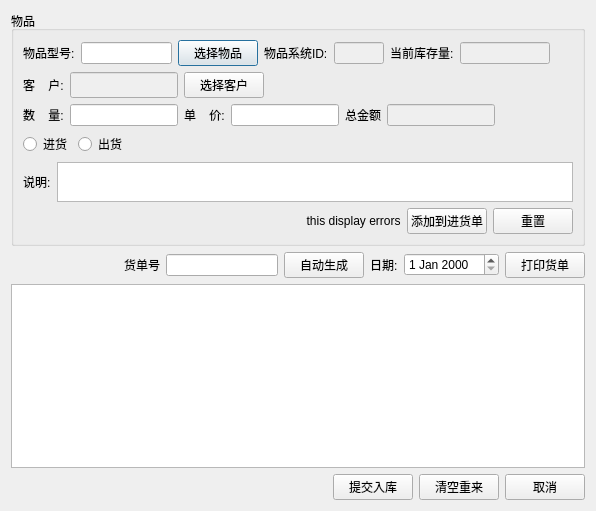
<?xml version="1.0" encoding="UTF-8"?>
<ui version="4.0">
 <class>Dialog</class>
 <widget class="QDialog" name="Dialog">
  <property name="geometry">
   <rect>
    <x>0</x>
    <y>0</y>
    <width>596</width>
    <height>511</height>
   </rect>
  </property>
  <property name="windowTitle">
   <string>Dialog</string>
  </property>
  <layout class="QVBoxLayout" name="verticalLayout_2">
   <item>
    <layout class="QHBoxLayout" name="horizontalLayout_9">
     <item>
      <widget class="QGroupBox" name="groupBox">
       <property name="title">
        <string>物品</string>
       </property>
       <layout class="QVBoxLayout" name="verticalLayout">
        <item>
         <layout class="QHBoxLayout" name="horizontalLayout_8">
          <item>
           <widget class="QLabel" name="label_6">
            <property name="text">
             <string>物品型号:</string>
            </property>
           </widget>
          </item>
          <item>
           <widget class="QLineEdit" name="lineEdit_articlename">
            <property name="sizePolicy">
             <sizepolicy hsizetype="Preferred" vsizetype="Fixed">
              <horstretch>0</horstretch>
              <verstretch>0</verstretch>
             </sizepolicy>
            </property>
           </widget>
          </item>
          <item>
           <widget class="QPushButton" name="pushButton_selectArticle">
            <property name="text">
             <string>选择物品</string>
            </property>
            <property name="flat">
             <bool>false</bool>
            </property>
           </widget>
          </item>
          <item>
           <widget class="QLabel" name="label_8">
            <property name="text">
             <string>物品系统ID:</string>
            </property>
           </widget>
          </item>
          <item>
           <widget class="QLineEdit" name="lineEdit_articleid">
            <property name="enabled">
             <bool>false</bool>
            </property>
            <property name="sizePolicy">
             <sizepolicy hsizetype="Minimum" vsizetype="Fixed">
              <horstretch>0</horstretch>
              <verstretch>0</verstretch>
             </sizepolicy>
            </property>
            <property name="maximumSize">
             <size>
              <width>50</width>
              <height>16777215</height>
             </size>
            </property>
           </widget>
          </item>
          <item>
           <widget class="QLabel" name="label_10">
            <property name="text">
             <string>当前库存量:</string>
            </property>
           </widget>
          </item>
          <item>
           <widget class="QLineEdit" name="lineEdit_remain">
            <property name="enabled">
             <bool>false</bool>
            </property>
            <property name="sizePolicy">
             <sizepolicy hsizetype="Preferred" vsizetype="Fixed">
              <horstretch>0</horstretch>
              <verstretch>0</verstretch>
             </sizepolicy>
            </property>
           </widget>
          </item>
          <item>
           <spacer name="horizontalSpacer_7">
            <property name="orientation">
             <enum>Qt::Horizontal</enum>
            </property>
            <property name="sizeHint" stdset="0">
             <size>
              <width>40</width>
              <height>20</height>
             </size>
            </property>
           </spacer>
          </item>
         </layout>
        </item>
        <item>
         <layout class="QHBoxLayout" name="horizontalLayout_3">
          <item>
           <widget class="QLabel" name="label_9">
            <property name="text">
             <string>客    户:</string>
            </property>
           </widget>
          </item>
          <item>
           <widget class="QLineEdit" name="lineEdit_client">
            <property name="enabled">
             <bool>false</bool>
            </property>
            <property name="sizePolicy">
             <sizepolicy hsizetype="Preferred" vsizetype="Preferred">
              <horstretch>0</horstretch>
              <verstretch>0</verstretch>
             </sizepolicy>
            </property>
           </widget>
          </item>
          <item>
           <widget class="QPushButton" name="pushButton_selectclient">
            <property name="text">
             <string>选择客户</string>
            </property>
            <property name="flat">
             <bool>false</bool>
            </property>
           </widget>
          </item>
          <item>
           <spacer name="horizontalSpacer">
            <property name="orientation">
             <enum>Qt::Horizontal</enum>
            </property>
            <property name="sizeHint" stdset="0">
             <size>
              <width>40</width>
              <height>20</height>
             </size>
            </property>
           </spacer>
          </item>
         </layout>
        </item>
        <item>
         <layout class="QHBoxLayout" name="horizontalLayout_2">
          <item>
           <widget class="QLabel" name="label">
            <property name="text">
             <string>数    量:</string>
            </property>
           </widget>
          </item>
          <item>
           <widget class="QLineEdit" name="lineEdit_count">
            <property name="sizePolicy">
             <sizepolicy hsizetype="Preferred" vsizetype="Fixed">
              <horstretch>0</horstretch>
              <verstretch>0</verstretch>
             </sizepolicy>
            </property>
           </widget>
          </item>
          <item>
           <widget class="QLabel" name="label_price">
            <property name="text">
             <string>单    价:</string>
            </property>
           </widget>
          </item>
          <item>
           <widget class="QLineEdit" name="lineEdit_price">
            <property name="sizePolicy">
             <sizepolicy hsizetype="Preferred" vsizetype="Fixed">
              <horstretch>0</horstretch>
              <verstretch>0</verstretch>
             </sizepolicy>
            </property>
           </widget>
          </item>
          <item>
           <widget class="QLabel" name="label_total">
            <property name="sizePolicy">
             <sizepolicy hsizetype="Preferred" vsizetype="Preferred">
              <horstretch>0</horstretch>
              <verstretch>0</verstretch>
             </sizepolicy>
            </property>
            <property name="text">
             <string>总金额</string>
            </property>
           </widget>
          </item>
          <item>
           <widget class="QLineEdit" name="lineEdit">
            <property name="enabled">
             <bool>false</bool>
            </property>
            <property name="sizePolicy">
             <sizepolicy hsizetype="Preferred" vsizetype="Fixed">
              <horstretch>0</horstretch>
              <verstretch>0</verstretch>
             </sizepolicy>
            </property>
           </widget>
          </item>
          <item>
           <spacer name="horizontalSpacer_3">
            <property name="orientation">
             <enum>Qt::Horizontal</enum>
            </property>
            <property name="sizeHint" stdset="0">
             <size>
              <width>40</width>
              <height>20</height>
             </size>
            </property>
           </spacer>
          </item>
         </layout>
        </item>
        <item>
         <layout class="QHBoxLayout" name="horizontalLayout">
          <item>
           <widget class="QRadioButton" name="radioButton_in">
            <property name="text">
             <string>进货</string>
            </property>
           </widget>
          </item>
          <item>
           <widget class="QRadioButton" name="radioButton_out">
            <property name="text">
             <string>出货</string>
            </property>
           </widget>
          </item>
          <item>
           <spacer name="horizontalSpacer_5">
            <property name="orientation">
             <enum>Qt::Horizontal</enum>
            </property>
            <property name="sizeHint" stdset="0">
             <size>
              <width>40</width>
              <height>20</height>
             </size>
            </property>
           </spacer>
          </item>
         </layout>
        </item>
        <item>
         <layout class="QHBoxLayout" name="horizontalLayout_4">
          <item>
           <widget class="QLabel" name="label_3">
            <property name="text">
             <string>说明:</string>
            </property>
           </widget>
          </item>
          <item>
           <widget class="QTextEdit" name="textEdit_detail">
            <property name="sizePolicy">
             <sizepolicy hsizetype="Expanding" vsizetype="Minimum">
              <horstretch>0</horstretch>
              <verstretch>0</verstretch>
             </sizepolicy>
            </property>
            <property name="maximumSize">
             <size>
              <width>16777215</width>
              <height>40</height>
             </size>
            </property>
           </widget>
          </item>
         </layout>
        </item>
        <item>
         <layout class="QHBoxLayout" name="horizontalLayout_6">
          <item>
           <spacer name="horizontalSpacer_6">
            <property name="orientation">
             <enum>Qt::Horizontal</enum>
            </property>
            <property name="sizeHint" stdset="0">
             <size>
              <width>40</width>
              <height>20</height>
             </size>
            </property>
           </spacer>
          </item>
          <item>
           <widget class="QLabel" name="label_tips">
            <property name="text">
             <string>        this display errors</string>
            </property>
           </widget>
          </item>
          <item>
           <widget class="QPushButton" name="pushButton_addtolist">
            <property name="text">
             <string>添加到进货单</string>
            </property>
           </widget>
          </item>
          <item>
           <widget class="QPushButton" name="pushButton_reset">
            <property name="text">
             <string>重置</string>
            </property>
           </widget>
          </item>
         </layout>
        </item>
       </layout>
      </widget>
     </item>
    </layout>
   </item>
   <item>
    <layout class="QHBoxLayout" name="horizontalLayout_7">
     <item>
      <spacer name="horizontalSpacer_4">
       <property name="orientation">
        <enum>Qt::Horizontal</enum>
       </property>
       <property name="sizeHint" stdset="0">
        <size>
         <width>40</width>
         <height>20</height>
        </size>
       </property>
      </spacer>
     </item>
     <item>
      <widget class="QLabel" name="label_4">
       <property name="text">
        <string>货单号</string>
       </property>
      </widget>
     </item>
     <item>
      <widget class="QLineEdit" name="lineEdit_number"/>
     </item>
     <item>
      <widget class="QPushButton" name="pushButton_gen">
       <property name="text">
        <string>自动生成</string>
       </property>
      </widget>
     </item>
     <item>
      <widget class="QLabel" name="label_5">
       <property name="text">
        <string>日期:</string>
       </property>
      </widget>
     </item>
     <item>
      <widget class="QDateEdit" name="dateEdit"/>
     </item>
     <item>
      <widget class="QPushButton" name="pushButton_print">
       <property name="text">
        <string>打印货单</string>
       </property>
      </widget>
     </item>
    </layout>
   </item>
   <item>
    <widget class="QTableView" name="tableView">
     <property name="sizePolicy">
      <sizepolicy hsizetype="Preferred" vsizetype="Expanding">
       <horstretch>0</horstretch>
       <verstretch>0</verstretch>
      </sizepolicy>
     </property>
     <property name="maximumSize">
      <size>
       <width>16777215</width>
       <height>16777215</height>
      </size>
     </property>
    </widget>
   </item>
   <item>
    <layout class="QHBoxLayout" name="horizontalLayout_5">
     <item>
      <spacer name="horizontalSpacer_2">
       <property name="orientation">
        <enum>Qt::Horizontal</enum>
       </property>
       <property name="sizeHint" stdset="0">
        <size>
         <width>40</width>
         <height>20</height>
        </size>
       </property>
      </spacer>
     </item>
     <item>
      <widget class="QPushButton" name="pushButton_Submit">
       <property name="text">
        <string>提交入库</string>
       </property>
      </widget>
     </item>
     <item>
      <widget class="QPushButton" name="pushButton_clear">
       <property name="text">
        <string>清空重来</string>
       </property>
      </widget>
     </item>
     <item>
      <widget class="QPushButton" name="pushButton_Cancel">
       <property name="text">
        <string>取消</string>
       </property>
      </widget>
     </item>
    </layout>
   </item>
  </layout>
 </widget>
 <resources/>
 <connections/>
</ui>
